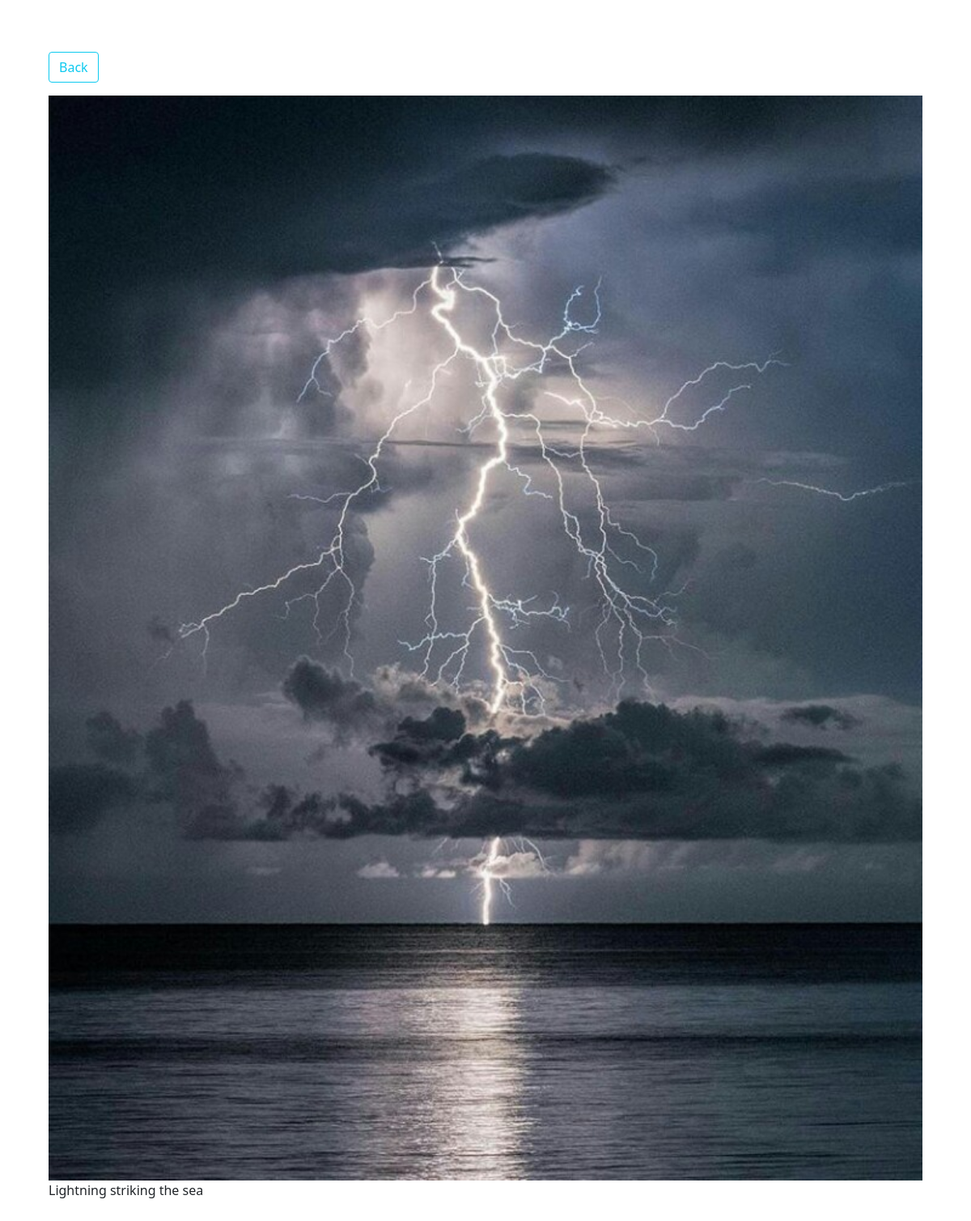
Screenshot of /photo/3 with the database file from the repository.
### photo/models.py (models this page shows, shortened)
class Photo(models.Model):
    category = models.ForeignKey(Category, on_delete=models.SET_NULL, null=True)
    image = models.ImageField(null=False, blank=False)
    description = models.TextField()
    added = models.DateField(auto_now_add=True)
    slug = models.SlugField(unique=True, max_length=100, blank=True)
    tags = TaggableManager(blank=True)

### photo/views.py (the view)
# urls.py: path('photo/<str:pk>', views.viewPhoto, name='photo', ),
def viewPhoto(request, pk):
    photo = Photo.objects.get(id=pk)
    return render(request, 'photos/photo.html', {'photo': photo})

### templates/photos/photo.html (shortened to what this page needs)
{% load static %}
<!DOCTYPE html>
<html lang="en">
    <head>
        <link href="https://cdn.jsdelivr.net/npm/bootstrap@5.0.0-beta3/dist/css/bootstrap.min.css" rel="stylesheet">
    </head>
    <body class="m-5">
        <div class="container">
            <div class="row justify-content-center">
                <div class="col">
                    <a href="{% url 'gallery' %}" class="btn btn-outline-info my-3" > Back </a>
                    <div class="inImg">
                        <img class="h-100 w-100" src="{{ photo.image.url }}">
                        <p class="card-title">{{ photo.description }}</p>
                    </div>
                </div>
            </div>
        </div>
    </body>
</html>

### rows the page displays
Photo: image (picture), description "Lightning striking the sea"
